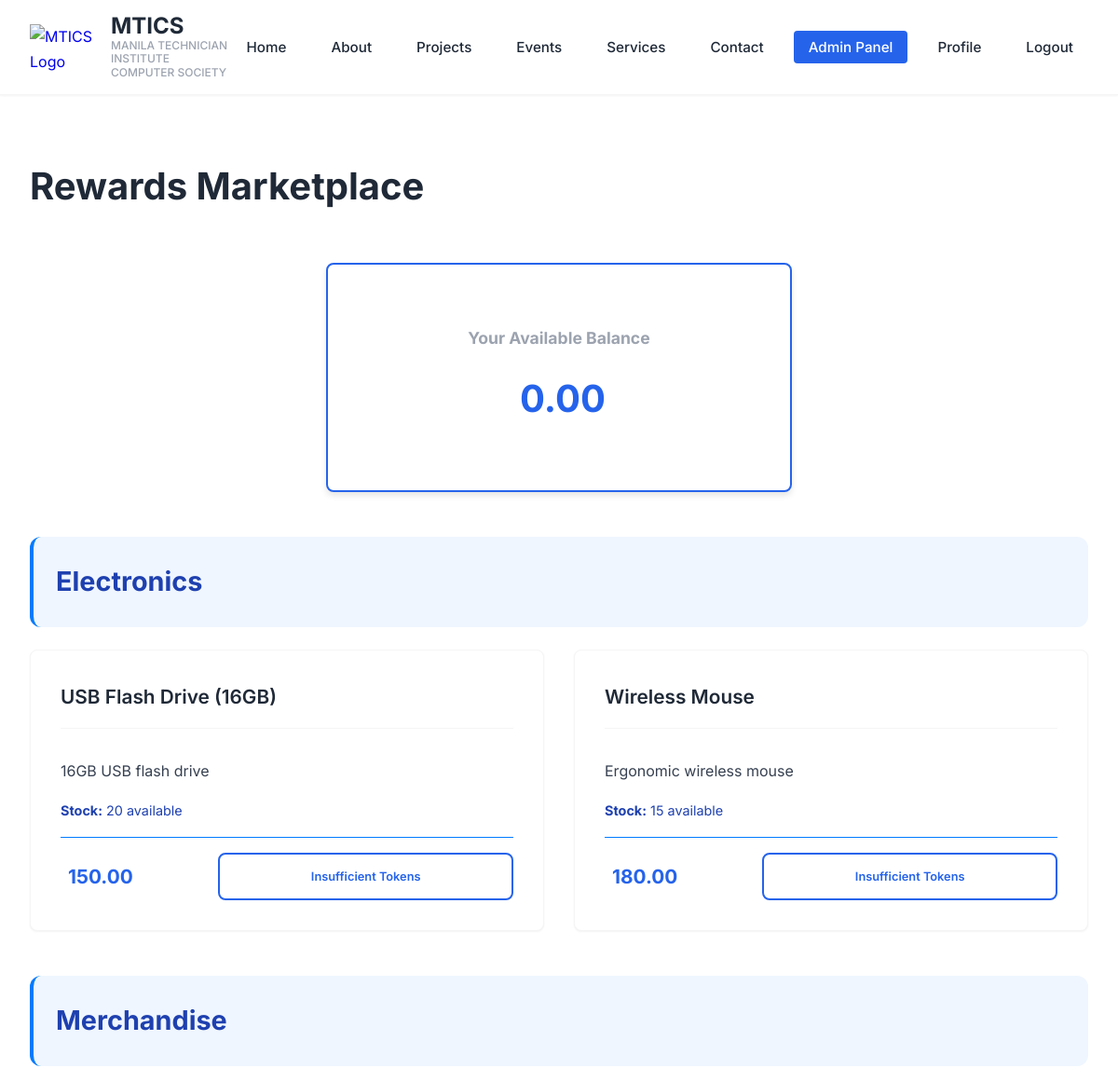
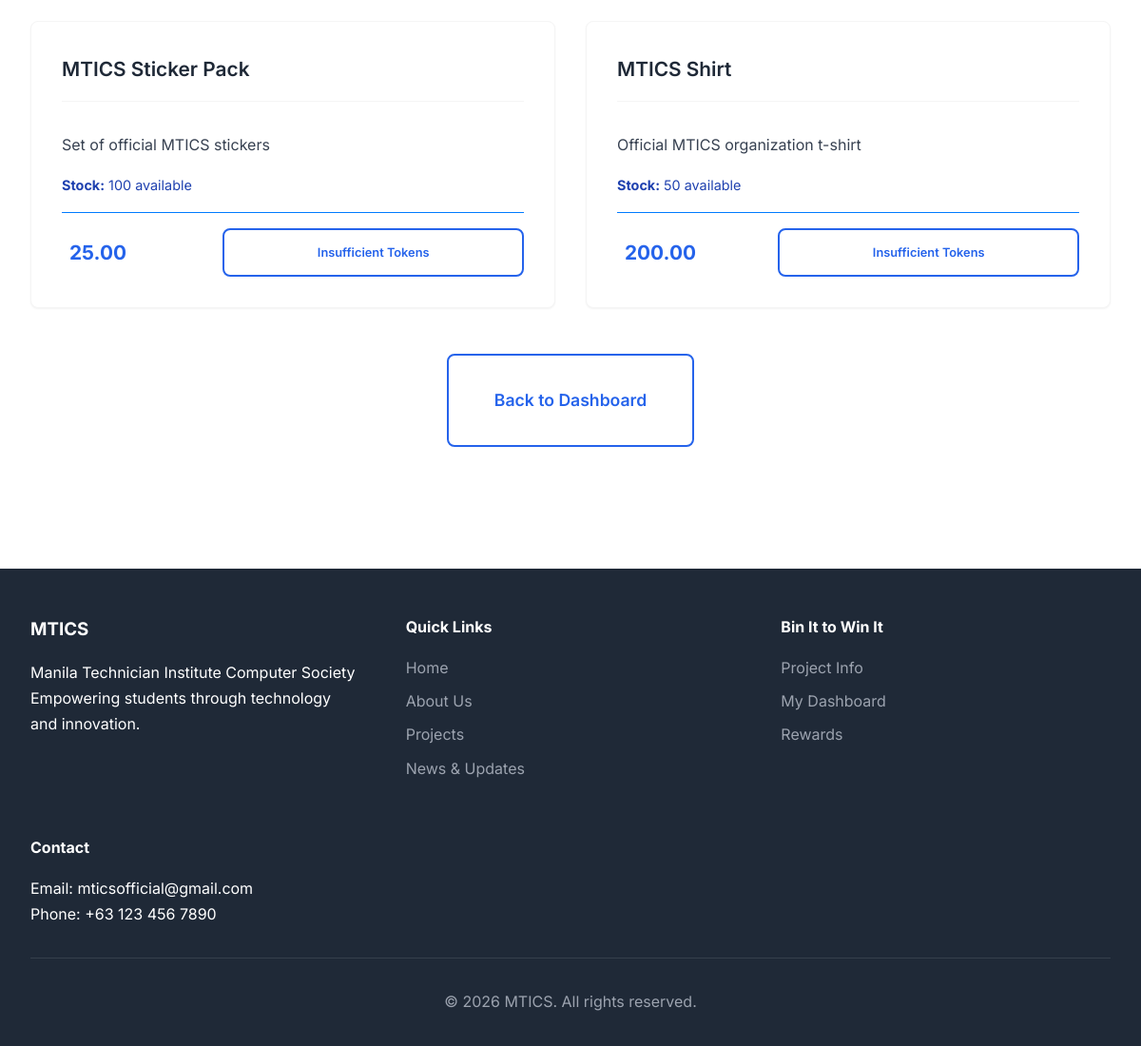
The app's page /dashboard/rewards.php (signed in) with its own data (2 pictures, top to bottom).
### tables this page shows
CREATE TABLE IF NOT EXISTS users (
    id INT AUTO_INCREMENT PRIMARY KEY,
    student_id VARCHAR(50) UNIQUE NOT NULL,
    email VARCHAR(255) UNIQUE NOT NULL,
    password_hash VARCHAR(255) NOT NULL,
    full_name VARCHAR(255) NOT NULL,
    course VARCHAR(100),
    year_level VARCHAR(20),
    eco_tokens DECIMAL(10, 2) DEFAULT 0.00,
    created_at TIMESTAMP DEFAULT CURRENT_TIMESTAMP,
    last_login TIMESTAMP NULL,
    is_active BOOLEAN DEFAULT TRUE,
    is_admin BOOLEAN DEFAULT FALSE,
    INDEX idx_student_id (student_id),
    INDEX idx_email (email),
    INDEX idx_is_admin (is_admin)
);

CREATE TABLE IF NOT EXISTS rewards (
    id INT AUTO_INCREMENT PRIMARY KEY,
    name VARCHAR(255) NOT NULL,
    description TEXT,
    token_cost DECIMAL(10, 2) NOT NULL,
    category VARCHAR(100),
    stock_quantity INT DEFAULT -1,  
    is_active BOOLEAN DEFAULT TRUE,
    image_url VARCHAR(500),
    created_at TIMESTAMP DEFAULT CURRENT_TIMESTAMP,
    INDEX idx_category (category),
    INDEX idx_is_active (is_active),
    INDEX idx_token_cost (token_cost)
);

### config/config.php (called while the page is built, shortened)
<?php
function format_tokens($amount) {
    return number_format($amount, 2);
}

### dashboard/rewards.php (the view, shortened to what this page needs)
<?php
require_once '../config/config.php';
$user_id = get_user_id();
$db = Database::getInstance()->getConnection();
$stmt = $db->prepare("SELECT eco_tokens FROM users WHERE id = ?");
$stmt->execute([$user_id]);
$user = $stmt->fetch();
$user_balance = $user['eco_tokens'];
$stmt = $db->prepare("SELECT * FROM rewards WHERE is_active = 1 ORDER BY category, token_cost ASC");
$stmt->execute();
$rewards = $stmt->fetchAll();
$rewards_by_category = [];
foreach ($rewards as $reward) {
    $category = $reward['category'] ?: 'Other';
    if (!isset($rewards_by_category[$category])) {
        $rewards_by_category[$category] = [];
    }
    $rewards_by_category[$category][] = $reward;
}
$has_service_rewards = isset($rewards_by_category['Services']) && !empty($rewards_by_category['Services']);
include '../includes/header.php';
?>
<section class="section">
    <div class="container">
        <h1 class="section-title">Rewards Marketplace</h1>
        <div class="card" style="max-width: 500px; margin: 0 auto 3rem; text-align: center; background: white; border: 2px solid var(--primary-blue); box-shadow: 0 4px 6px rgba(0, 0, 0, 0.1);">
            <div class="card-body" style="padding: 2rem;">
                <h2 style="color: var(--medium-gray); font-size: 1.1rem; margin-bottom: 1rem;">Your Available Balance</h2>
                <div class="token-display" style="font-size: 2.5rem; justify-content: center;">
                    <span><?php echo format_tokens($user_balance); ?></span>
                </div>
            </div>
        </div>
        <?php if (empty($rewards_by_category) && !$has_service_rewards): ?>
            <div class="card" style="max-width: 600px; margin: 0 auto; text-align: center;">
                <div class="card-body" style="padding: 3rem;">
                    <p style="color: var(--medium-gray); font-size: 1.1rem;">
                        No rewards available at this time. Check back soon!
                    </p>
                </div>
            </div>
        <?php else: ?>
            <?php foreach ($rewards_by_category as $category => $category_rewards): ?>
                <div style="background: var(--light-blue-bg); border-radius: var(--radius-lg); padding: 1.5rem; margin: 3rem 0 1.5rem; border-left: 4px solid var(--azure-blue);">
                    <h2 style="color: var(--medium-blue-text); margin: 0; font-size: 1.8rem;">
                        <?php echo htmlspecialchars($category); ?>
                    </h2>
                </div>
                <div class="grid grid-3" style="margin-bottom: 3rem; align-items: stretch;">
                    <?php foreach ($category_rewards as $reward): ?>
                        <div class="card" style="display: flex; flex-direction: column; height: 100%;">
                            <div class="card-header">
                                <h3 class="card-title" style="font-size: 1.3rem;"><?php echo htmlspecialchars($reward['name']); ?></h3>
                            </div>
                            <div class="card-body" style="flex-grow: 1; display: flex; flex-direction: column;">
                                <p style="color: var(--dark-gray); margin-bottom: 1rem;">
                                    <?php echo htmlspecialchars($reward['description']); ?>
                                </p>
                                <?php if ($reward['stock_quantity'] != -1): ?>
                                    <p style="color: var(--medium-blue-text); font-size: 0.9rem; margin-bottom: 1rem;">
                                        <strong>Stock:</strong> <?php echo $reward['stock_quantity']; ?> available
                                    </p>
                                <?php endif; ?>
                                <div style="display: flex; justify-content: space-between; align-items: center; margin-top: auto; padding-top: 1rem; border-top: 1px solid var(--azure-blue);">
                                    <div class="token-display" style="font-size: 1.3rem; width: 45%;">
                                        <span><?php echo format_tokens($reward['token_cost']); ?></span>
                                    </div>
                                    <?php if ($user_balance >= $reward['token_cost'] && ($reward['stock_quantity'] == -1 || $reward['stock_quantity'] > 0)): ?>
                                        <form method="POST" action="" style="display: inline; width: 50%;">
                                            <input type="hidden" name="csrf_token" value="<?php echo generate_csrf_token(); ?>">
                                            <input type="hidden" name="reward_id" value="<?php echo $reward['id']; ?>">
                                            <button type="submit" name="redeem" class="btn btn-primary"
                                                    onclick="return confirm('Redeem <?php echo htmlspecialchars($reward['name']); ?> for <?php echo format_tokens($reward['token_cost']); ?> tokens?');" style="width: 100%;">
                                                Redeem
                                            </button>
                                        </form>
                                    <?php else: ?>
                                        <button class="btn btn-secondary" disabled style="width: 80%; font-size: 0.8rem;">
                                            <?php
                                            if ($user_balance < $reward['token_cost']) {
                                                echo 'Insufficient Tokens';
                                            } else {
                                                echo 'Out of Stock';
                                            }
                                            ?>
                                        </button>
                                    <?php endif; ?>
                                </div>
                            </div>
                        </div>
                    <?php endforeach; ?>
                </div>
            <?php endforeach; ?>
        <?php endif; ?>
        <div style="text-align: center; margin-top: 3rem;">
            <a href="index.php" class="btn btn-secondary btn-large">Back to Dashboard</a>
        </div>
    </div>
</section>
<?php include '../includes/footer.php'; ?>

### assets/css/style.css (style rules this page uses)
:root { --primary-blue: #2563eb; --dark-blue: #1e40af; --light-blue: #3b82f6; --accent-blue: #60a5fa; --light-blue-bg: #eff6ff; --medium-blue-text: #1e40af; --azure-blue: #007bff; --gold-yellow: #ffc107; --white: #ffffff; --light-gray: #f5f5f5; --medium-gray: #9ca3af; --dark-gray: #374151; --text-dark: #1f2937; --font-primary: 'Inter', -apple-system, BlinkMacSystemFont, 'Segoe UI', sans-serif; --spacing-xs: 0.5rem; --spacing-sm: 1rem; --spacing-md: 2rem; --spacing-lg: 3rem; --spacing-xl: 4rem; --radius-sm: 4px; --radius-md: 8px; --radius-lg: 12px; --shadow-sm: 0 1px 2px rgba(0, 0, 0, 0.05); --shadow-md: 0 4px 6px rgba(0, 0, 0, 0.1); --shadow-lg: 0 10px 15px rgba(0, 0, 0, 0.1); }
* { margin: 0; padding: 0; box-sizing: border-box; }
body { font-family: var(--font-primary); background: var(--white); color: var(--text-dark); line-height: 1.7; min-height: 100vh; }
.container { max-width: 1200px; margin: 0 auto; padding: 0 var(--spacing-md); }
.btn { display: inline-block; padding: var(--spacing-sm) var(--spacing-md); border: none; border-radius: var(--radius-md); font-weight: 600; text-decoration: none; cursor: pointer; transition: all 0.3s ease; font-size: 1rem; text-align: center; font-family: var(--font-primary); }
.btn-secondary { background: var(--white); color: var(--primary-blue); border: 2px solid var(--primary-blue); }
.btn-large { padding: var(--spacing-md) var(--spacing-lg); font-size: 1.1rem; }
.section { padding: var(--spacing-xl) 0; background: var(--white); }
.section-title { font-size: 2.5rem; font-weight: 700; color: var(--text-dark); margin-bottom: var(--spacing-lg); text-align: left; }
.card { background: var(--white); border: 1px solid var(--light-gray); border-radius: var(--radius-md); padding: var(--spacing-md); box-shadow: var(--shadow-sm); transition: all 0.3s ease; }
.card-header { border-bottom: 1px solid var(--light-gray); padding-bottom: var(--spacing-sm); margin-bottom: var(--spacing-md); }
.card-title { font-size: 1.5rem; font-weight: 600; color: var(--text-dark); margin: 0; }
.card-body { color: var(--dark-gray); line-height: 1.7; }
.grid { display: grid; gap: var(--spacing-md); }
.grid-3 { grid-template-columns: repeat(auto-fit, minmax(250px, 1fr)); }
.token-display { display: inline-flex; align-items: center; gap: var(--spacing-xs); font-size: 1.5rem; font-weight: 700; color: var(--primary-blue); }

### records on screen
users: eco_tokens "0.00"
rewards: name "USB Flash Drive (16GB)", description "16GB USB flash drive", stock_quantity "20", token_cost "150.00", shows "Insufficient Tokens"
rewards: name "Wireless Mouse", description "Ergonomic wireless mouse", stock_quantity "15", token_cost "180.00", shows "Insufficient Tokens"
rewards: category "Merchandise", name "MTICS Shirt", description "Official MTICS organization t-shirt", stock_quantity "50", token_cost "200.00", shows "Insufficient Tokens"
rewards: name "MTICS Sticker Pack", description "Set of official MTICS stickers", stock_quantity "100", token_cost "25.00", shows "Insufficient Tokens"

### other values on screen
$category "Electronics"
